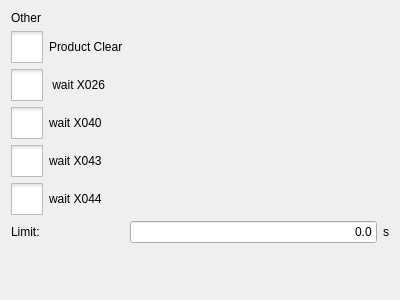
<?xml version="1.0" encoding="UTF-8"?>
<ui version="4.0">
 <class>ICHCOtherPage</class>
 <widget class="QWidget" name="ICHCOtherPage">
  <property name="geometry">
   <rect>
    <x>0</x>
    <y>0</y>
    <width>400</width>
    <height>300</height>
   </rect>
  </property>
  <property name="windowTitle">
   <string>Form</string>
  </property>
  <layout class="QGridLayout" name="gridLayout">
   <item row="3" column="0">
    <widget class="QCheckBox" name="x023Button">
     <property name="styleSheet">
      <string notr="true">::indicator {
     width: 32px;
     height: 32px;
 }

::indicator:unchecked 
{
     image: url(:/resource/check_unchecked.png);
 }
::indicator:checked 
{
     image: url(:/resource/check_checked.png);
 }

::indicator:checked:disabled
{
 image: url(:/resource/check_checked_disable.png);
}

::indicator:unchecked:disabled
{
 image: url(:/resource/check_unchecked_disable.png);
}</string>
     </property>
     <property name="text">
      <string>wait X040</string>
     </property>
     <property name="checkable">
      <bool>true</bool>
     </property>
     <attribute name="buttonGroup">
      <string notr="true">buttonGroup</string>
     </attribute>
    </widget>
   </item>
   <item row="5" column="0">
    <widget class="QCheckBox" name="x044Button">
     <property name="styleSheet">
      <string notr="true">::indicator {
     width: 32px;
     height: 32px;
 }

::indicator:unchecked 
{
     image: url(:/resource/check_unchecked.png);
 }
::indicator:checked 
{
     image: url(:/resource/check_checked.png);
 }

::indicator:checked:disabled
{
 image: url(:/resource/check_checked_disable.png);
}

::indicator:unchecked:disabled
{
 image: url(:/resource/check_unchecked_disable.png);
}</string>
     </property>
     <property name="text">
      <string>wait X044</string>
     </property>
     <property name="checkable">
      <bool>true</bool>
     </property>
     <attribute name="buttonGroup">
      <string notr="true">buttonGroup</string>
     </attribute>
    </widget>
   </item>
   <item row="1" column="0">
    <widget class="QCheckBox" name="clearButton">
     <property name="styleSheet">
      <string notr="true">::indicator {
     width: 32px;
     height: 32px;
 }

::indicator:unchecked 
{
     image: url(:/resource/check_unchecked.png);
 }
::indicator:checked 
{
     image: url(:/resource/check_checked.png);
 }

::indicator:checked:disabled
{
 image: url(:/resource/check_checked_disable.png);
}

::indicator:unchecked:disabled
{
 image: url(:/resource/check_unchecked_disable.png);
}</string>
     </property>
     <property name="text">
      <string>Product Clear</string>
     </property>
     <property name="checkable">
      <bool>true</bool>
     </property>
     <attribute name="buttonGroup">
      <string notr="true">buttonGroup</string>
     </attribute>
    </widget>
   </item>
   <item row="6" column="1">
    <widget class="ICLineEditWithVirtualNumericKeypad" name="limitEdit">
     <property name="text">
      <string>0.0</string>
     </property>
     <property name="alignment">
      <set>Qt::AlignRight|Qt::AlignTrailing|Qt::AlignVCenter</set>
     </property>
    </widget>
   </item>
   <item row="2" column="0">
    <widget class="QCheckBox" name="x037Button">
     <property name="styleSheet">
      <string notr="true">::indicator {
     width: 32px;
     height: 32px;
 }

::indicator:unchecked 
{
     image: url(:/resource/check_unchecked.png);
 }
::indicator:checked 
{
     image: url(:/resource/check_checked.png);
 }

::indicator:checked:disabled
{
 image: url(:/resource/check_checked_disable.png);
}

::indicator:unchecked:disabled
{
 image: url(:/resource/check_unchecked_disable.png);
}</string>
     </property>
     <property name="text">
      <string> wait X026</string>
     </property>
     <property name="checkable">
      <bool>true</bool>
     </property>
     <attribute name="buttonGroup">
      <string notr="true">buttonGroup</string>
     </attribute>
    </widget>
   </item>
   <item row="0" column="0">
    <widget class="QLabel" name="label">
     <property name="text">
      <string>Other</string>
     </property>
    </widget>
   </item>
   <item row="4" column="0">
    <widget class="QCheckBox" name="x043Button">
     <property name="styleSheet">
      <string notr="true">::indicator {
     width: 32px;
     height: 32px;
 }

::indicator:unchecked 
{
     image: url(:/resource/check_unchecked.png);
 }
::indicator:checked 
{
     image: url(:/resource/check_checked.png);
 }

::indicator:checked:disabled
{
 image: url(:/resource/check_checked_disable.png);
}

::indicator:unchecked:disabled
{
 image: url(:/resource/check_unchecked_disable.png);
}</string>
     </property>
     <property name="text">
      <string>wait X043</string>
     </property>
     <property name="checkable">
      <bool>true</bool>
     </property>
     <attribute name="buttonGroup">
      <string notr="true">buttonGroup</string>
     </attribute>
    </widget>
   </item>
   <item row="6" column="0">
    <widget class="QLabel" name="label_2">
     <property name="text">
      <string>Limit:</string>
     </property>
    </widget>
   </item>
   <item row="7" column="0">
    <spacer name="verticalSpacer">
     <property name="orientation">
      <enum>Qt::Vertical</enum>
     </property>
     <property name="sizeHint" stdset="0">
      <size>
       <width>20</width>
       <height>40</height>
      </size>
     </property>
    </spacer>
   </item>
   <item row="6" column="2">
    <widget class="QLabel" name="label_3">
     <property name="text">
      <string>s</string>
     </property>
    </widget>
   </item>
  </layout>
 </widget>
 <customwidgets>
  <customwidget>
   <class>ICLineEditWithVirtualNumericKeypad</class>
   <extends>QLineEdit</extends>
   <header>iclineeditwithvirtualnumerickeypad.h</header>
  </customwidget>
 </customwidgets>
 <resources/>
 <connections/>
 <buttongroups>
  <buttongroup name="buttonGroup"/>
 </buttongroups>
</ui>
